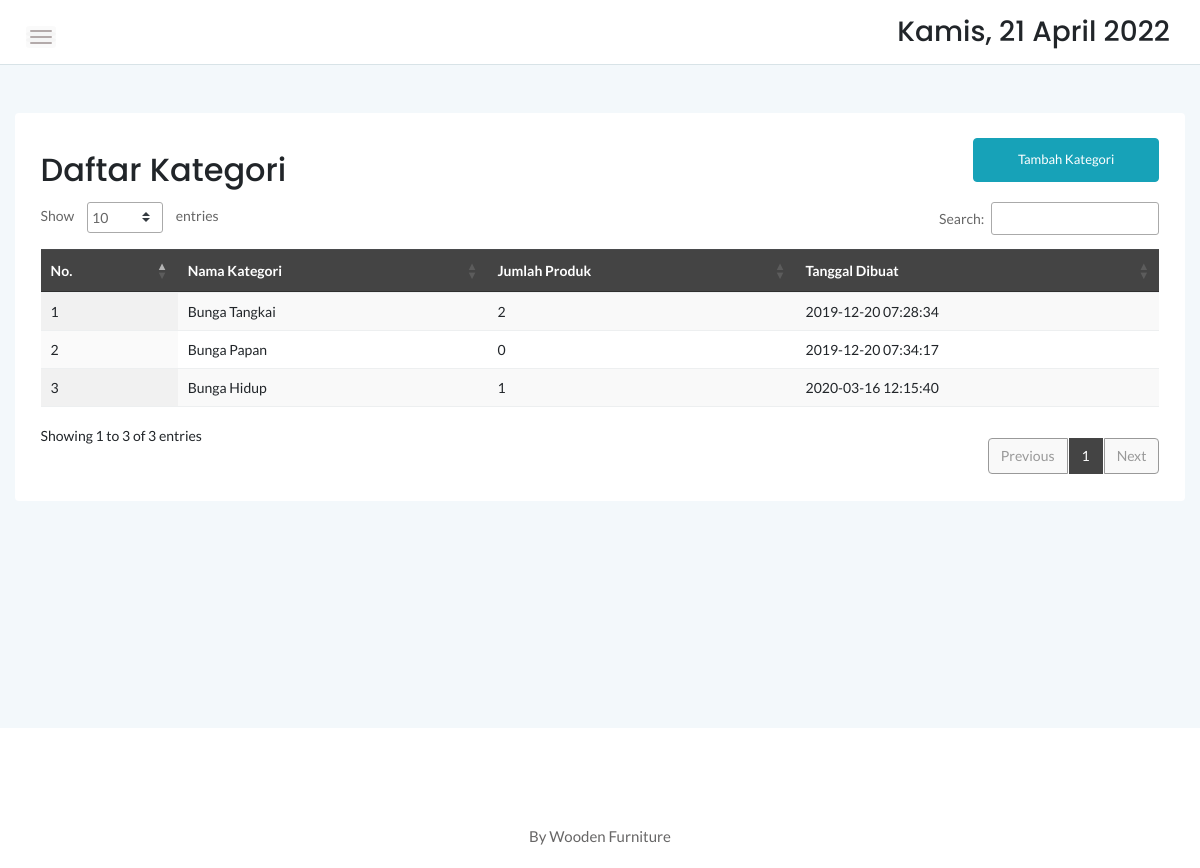
/admin/kategori.php, run on an earlier commit of the app's database.
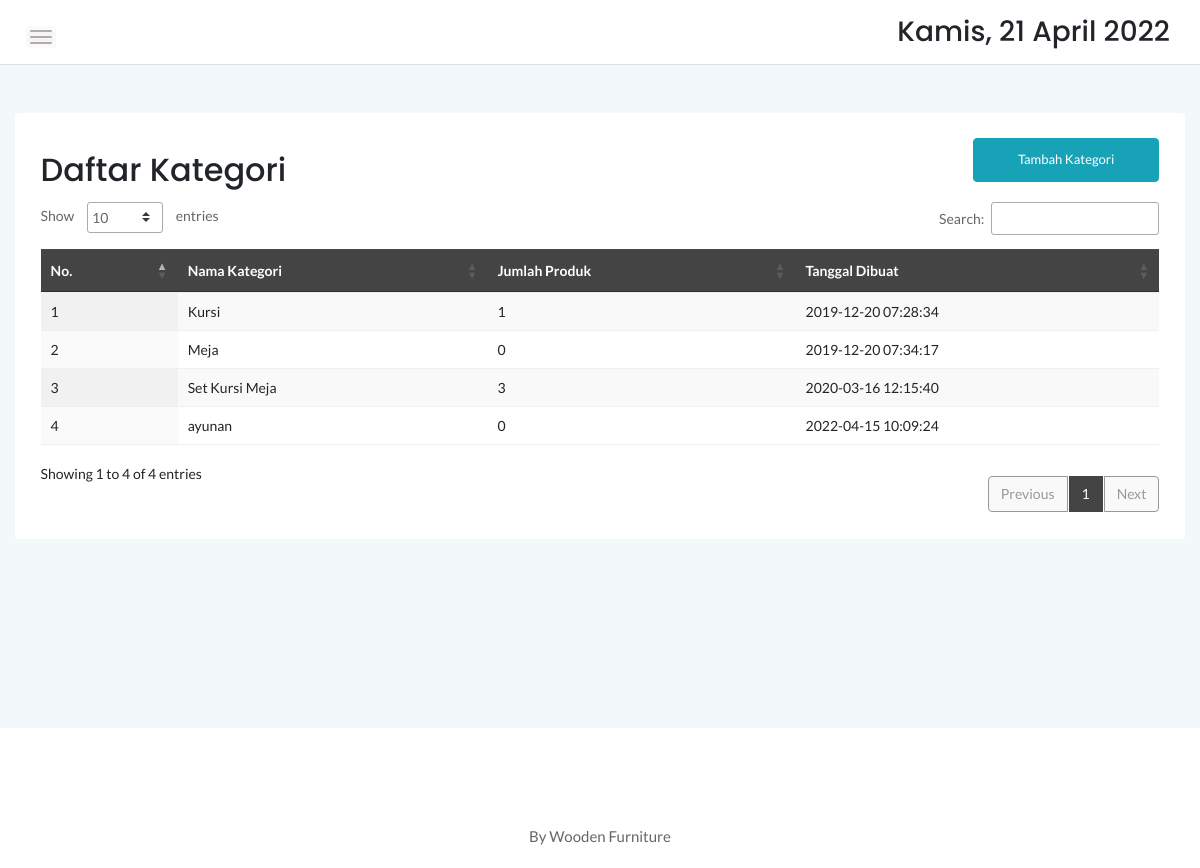
And on a later commit of the database.
### tables this page shows
CREATE TABLE `kategori` (
  `idkategori` int(11) NOT NULL,
  `namakategori` varchar(20) NOT NULL,
  `tgldibuat` timestamp NOT NULL DEFAULT current_timestamp()
);

### admin/kategori.php (the view, shortened to what this page needs)
<?php
	include '../dbconnect.php';
	?>
<!doctype html>
<html class="no-js" lang="en">
<head>
    <link rel="stylesheet" href="assets/css/bootstrap.min.css">
    <link rel="stylesheet" href="assets/css/font-awesome.min.css">
    <link rel="stylesheet" href="assets/css/themify-icons.css">
    <link rel="stylesheet" href="assets/css/metisMenu.css">
    <link rel="stylesheet" href="assets/css/owl.carousel.min.css">
    <link rel="stylesheet" href="assets/css/slicknav.min.css">
    <link rel="stylesheet" href="https://www.amcharts.com/lib/3/plugins/export/export.css" type="text/css" media="all" />
	<link rel="stylesheet" type="text/css" href="https://cdn.datatables.net/1.10.20/css/jquery.dataTables.min.css">
    <link rel="stylesheet" type="text/css" href="https://cdn.datatables.net/1.10.20/css/jquery.dataTables.css">
    <link rel="stylesheet" type="text/css" href="https://cdn.datatables.net/1.10.20/css/dataTables.bootstrap4.min.css">
    <link rel="stylesheet" type="text/css" href="https://cdn.datatables.net/responsive/2.2.3/css/responsive.bootstrap.min.css">
    <link rel="stylesheet" type="text/css" href="https://cdn.datatables.net/responsive/2.2.3/css/responsive.jqueryui.min.css">
	<link rel="stylesheet" type="text/css" href="https://cdn.datatables.net/buttons/1.5.2/css/buttons.dataTables.min.css">
    <link rel="stylesheet" href="assets/css/typography.css">
    <link rel="stylesheet" href="assets/css/default-css.css">
    <link rel="stylesheet" href="assets/css/styles.css">
    <link rel="stylesheet" href="assets/css/responsive.css">
</head>
<body>
    <div class="page-container">
        <div class="main-content">
            <div class="header-area">
                <div class="row align-items-center">
                    <div class="col-md-6 col-sm-8 clearfix">
                        <div class="nav-btn pull-left">
                            <span></span>
                            <span></span>
                            <span></span>
                        </div>
                    </div>
                    <div class="col-md-6 col-sm-4 clearfix">
                        <ul class="notification-area pull-right">
                            <li><h3><div class="date">
						</b></div></h3>
						</li>
                        </ul>
                    </div>
                </div>
            </div>
            <div class="main-content-inner">
                <div class="row mt-5 mb-5">
                    <div class="col-12">
                        <div class="card">
                            <div class="card-body">
                                <div class="d-sm-flex justify-content-between align-items-center">
									<h2>Daftar Kategori</h2>
									<button style="margin-bottom:20px" data-toggle="modal" data-target="#myModal" class="btn btn-info col-md-2">Tambah Kategori</button>
                                </div>
                                    <div class="data-tables datatable-dark">
										 <table id="dataTable3" class="display" style="width:100%"><thead class="thead-dark">
											<tr>
												<th>No.</th>
												<th>Nama Kategori</th>
												<th>Jumlah Produk</th>
												<th>Tanggal Dibuat</th>
											</tr></thead><tbody>
											<?php
											$brgs=mysqli_query($conn,"SELECT * from kategori order by idkategori ASC");
											$no=1;
											while($p=mysqli_fetch_array($brgs)){
												$id = $p['idkategori'];
												?>
												<tr>
													<td><?php echo $no++ ?></td>
													<td><?php echo $p['namakategori'] ?></td>
													<td><?php
														$result1 = mysqli_query($conn,"SELECT Count(idproduk) AS count FROM produk p, kategori k where p.idkategori=k.idkategori and k.idkategori='$id' order by idproduk ASC");
														$cekrow = mysqli_num_rows($result1);
														$row1 = mysqli_fetch_assoc($result1);
														$count = $row1['count'];
														if($cekrow > 0){
														echo number_format($count);
														} else {
															echo 'No data';
														}
													?></td>
													<td><?php echo $p['tgldibuat'] ?></td>
												</tr>
												<?php
											}
											?>
										</tbody>
										</table>
                                    </div>
								 </div>
                            </div>
                        </div>
                    </div>
                </div>
            </div>
        </div>
        <footer>
            <div class="footer-area">
                <p>By Wooden Furniture</p>
            </div>
        </footer>
</body>
</html>

What changed in the data, as far as the page shows it:
changed kategori: namakategori "Bunga Tangkai" → "Kursi"; count "2" → "1"
changed kategori: namakategori "Bunga Papan" → "Meja"
changed kategori: namakategori "Bunga Hidup" → "Set Kursi Meja"; count "1" → "3"
added kategori: namakategori "ayunan", count "0", tgldibuat "2022-04-15 10:09:24"
Also different on the page:
text written by a page script: "Show entries Search: Showing 1 to 3 of 3 entries Previous 1 Next" → "Show entries Search: Showing 1 to 4 of 4 entries Previous 1 Next"
